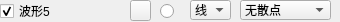
                   <widget class="QWidget" name="widget_5" native="true">
                    <property name="minimumSize">
                     <size>
                      <width>0</width>
                      <height>22</height>
                     </size>
                    </property>
                    <property name="maximumSize">
                     <size>
                      <width>16777215</width>
                      <height>22</height>
                     </size>
                    </property>
                    <widget class="QRadioButton" name="rdoBoldCurve5">
                     <property name="geometry">
                      <rect>
                       <x>160</x>
                       <y>3</y>
                       <width>16</width>
                       <height>16</height>
                      </rect>
                     </property>
                     <property name="text">
                      <string/>
                     </property>
                     <property name="checked">
                      <bool>false</bool>
                     </property>
                    </widget>
                    <widget class="QCheckBox" name="chkVisibleCurve5">
                     <property name="geometry">
                      <rect>
                       <x>0</x>
                       <y>3</y>
                       <width>125</width>
                       <height>16</height>
                      </rect>
                     </property>
                     <property name="text">
                      <string>波形5</string>
                     </property>
                     <property name="checked">
                      <bool>true</bool>
                     </property>
                    </widget>
                    <widget class="QPushButton" name="btnColourCurve5">
                     <property name="geometry">
                      <rect>
                       <x>130</x>
                       <y>0</y>
                       <width>21</width>
                       <height>21</height>
                      </rect>
                     </property>
                     <property name="text">
                      <string/>
                     </property>
                    </widget>
                    <widget class="QComboBox" name="cmbLineStyle5">
                     <property name="geometry">
                      <rect>
                       <x>190</x>
                       <y>0</y>
                       <width>41</width>
                       <height>20</height>
                      </rect>
                     </property>
                     <property name="currentIndex">
                      <number>1</number>
                     </property>
                     <item>
                      <property name="text">
                       <string>点</string>
                      </property>
                     </item>
                     <item>
                      <property name="text">
                       <string>线</string>
                      </property>
                     </item>
                     <item>
                      <property name="text">
                       <string>左</string>
                      </property>
                     </item>
                     <item>
                      <property name="text">
                       <string>右</string>
                      </property>
                     </item>
                     <item>
                      <property name="text">
                       <string>中</string>
                      </property>
                     </item>
                     <item>
                      <property name="text">
                       <string>积</string>
                      </property>
                     </item>
                    </widget>
                    <widget class="QComboBox" name="cmbScatterStyle5">
                     <property name="geometry">
                      <rect>
                       <x>240</x>
                       <y>0</y>
                       <width>91</width>
                       <height>20</height>
                      </rect>
                     </property>
                     <property name="focusPolicy">
                      <enum>Qt::WheelFocus</enum>
                     </property>
                     <property name="maxVisibleItems">
                      <number>20</number>
                     </property>
                     <item>
                      <property name="text">
                       <string>无散点</string>
                      </property>
                      <property name="icon">
                       <iconset resource="res.qrc">
                        <normaloff>:/pic/ssNone.png</normaloff>:/pic/ssNone.png</iconset>
                      </property>
                     </item>
                     <item>
                      <property name="text">
                       <string>x形</string>
                      </property>
                      <property name="icon">
                       <iconset resource="res.qrc">
                        <normaloff>:/pic/ssCross.png</normaloff>:/pic/ssCross.png</iconset>
                      </property>
                     </item>
                     <item>
                      <property name="text">
                       <string>+形</string>
                      </property>
                      <property name="icon">
                       <iconset resource="res.qrc">
                        <normaloff>:/pic/ssPlus.png</normaloff>:/pic/ssPlus.png</iconset>
                      </property>
                     </item>
                     <item>
                      <property name="text">
                       <string>空心圆</string>
                      </property>
                      <property name="icon">
                       <iconset resource="res.qrc">
                        <normaloff>:/pic/ssCircle.png</normaloff>:/pic/ssCircle.png</iconset>
                      </property>
                     </item>
                     <item>
                      <property name="text">
                       <string>实心圆</string>
                      </property>
                      <property name="icon">
                       <iconset resource="res.qrc">
                        <normaloff>:/pic/ssDisc.png</normaloff>:/pic/ssDisc.png</iconset>
                      </property>
                     </item>
                     <item>
                      <property name="text">
                       <string>矩形</string>
                      </property>
                      <property name="icon">
                       <iconset resource="res.qrc">
                        <normaloff>:/pic/ssSquare.png</normaloff>:/pic/ssSquare.png</iconset>
                      </property>
                     </item>
                     <item>
                      <property name="text">
                       <string>菱形</string>
                      </property>
                      <property name="icon">
                       <iconset resource="res.qrc">
                        <normaloff>:/pic/ssDiamond.png</normaloff>:/pic/ssDiamond.png</iconset>
                      </property>
                     </item>
                     <item>
                      <property name="text">
                       <string>星形</string>
                      </property>
                      <property name="icon">
                       <iconset resource="res.qrc">
                        <normaloff>:/pic/ssStar.png</normaloff>:/pic/ssStar.png</iconset>
                      </property>
                     </item>
                     <item>
                      <property name="text">
                       <string>正三角</string>
                      </property>
                      <property name="icon">
                       <iconset resource="res.qrc">
                        <normaloff>:/pic/ssTriangle.png</normaloff>:/pic/ssTriangle.png</iconset>
                      </property>
                     </item>
                     <item>
                      <property name="text">
                       <string>倒三角</string>
                      </property>
                      <property name="icon">
                       <iconset resource="res.qrc">
                        <normaloff>:/pic/ssTriangleInverted.png</normaloff>:/pic/ssTriangleInverted.png</iconset>
                      </property>
                     </item>
                     <item>
                      <property name="text">
                       <string>x框</string>
                      </property>
                      <property name="icon">
                       <iconset resource="res.qrc">
                        <normaloff>:/pic/ssCrossSquare.png</normaloff>:/pic/ssCrossSquare.png</iconset>
                      </property>
                     </item>
                     <item>
                      <property name="text">
                       <string>+框</string>
                      </property>
                      <property name="icon">
                       <iconset resource="res.qrc">
                        <normaloff>:/pic/ssPlusSquare.png</normaloff>:/pic/ssPlusSquare.png</iconset>
                      </property>
                     </item>
                     <item>
                      <property name="text">
                       <string>x圆</string>
                      </property>
                      <property name="icon">
                       <iconset resource="res.qrc">
                        <normaloff>:/pic/ssCrossCircle.png</normaloff>:/pic/ssCrossCircle.png</iconset>
                      </property>
                     </item>
                     <item>
                      <property name="text">
                       <string>+圆</string>
                      </property>
                      <property name="icon">
                       <iconset resource="res.qrc">
                        <normaloff>:/pic/ssPlusCircle.png</normaloff>:/pic/ssPlusCircle.png</iconset>
                      </property>
                     </item>
                     <item>
                      <property name="text">
                       <string>和平</string>
                      </property>
                      <property name="icon">
                       <iconset resource="res.qrc">
                        <normaloff>:/pic/ssPeace.png</normaloff>:/pic/ssPeace.png</iconset>
                      </property>
                     </item>
                    </widget>
                   </widget>
